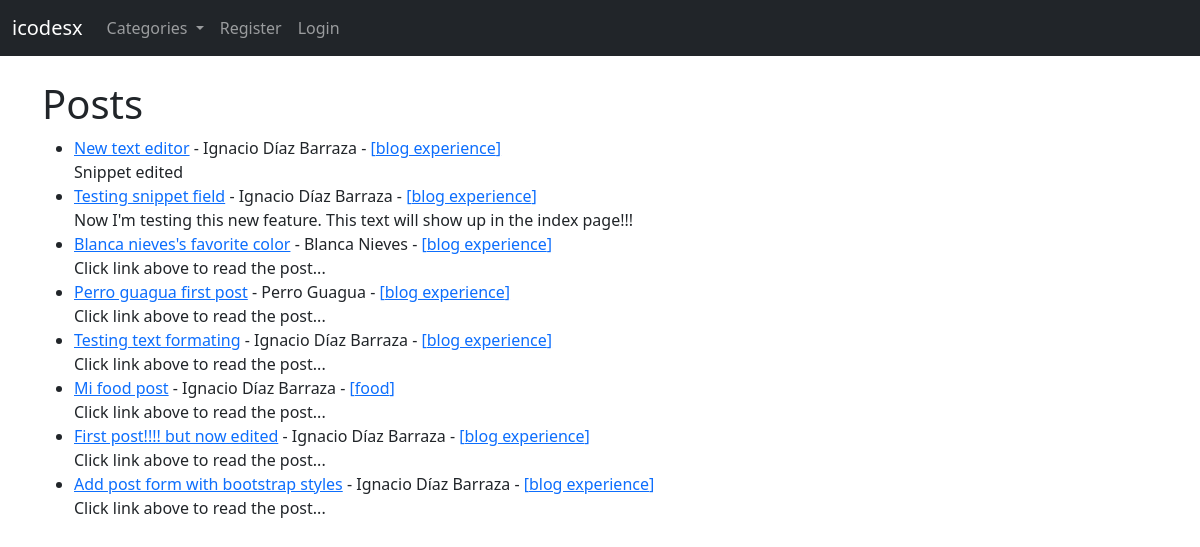
The page / on the database its author committed.
### blogapp/models.py (models this page shows, shortened)
class Post(models.Model):
    title = models.CharField(max_length=255)
    title_tag = models.CharField(max_length=255)
    author = models.ForeignKey(User, on_delete=models.CASCADE)
    body = RichTextField(blank=True, null=True)
    post_date = models.DateField(auto_now_add=True)
    category = models.CharField(max_length=255, default='Blog experience')
    snippet = models.CharField(max_length=255)
    likes = models.ManyToManyField(User, related_name='blog_posts')

### blogapp/views.py (the view)
# urls.py: path('', IndexView.as_view(), name='index'),
class IndexView(ListView):
    model = Post
    template_name = 'index.html'
    ordering = ['-post_date']
    def get_context_data(self, *args, **kwargs):
        cat_menu = Category.objects.all()
        context = super(IndexView, self).get_context_data(*args, **kwargs)
        context['cat_menu'] = cat_menu
        return context

### blogapp/models.py (called while the page is built)
    def __str__(self):
        return self.name

### blogapp/templates/index.html (shortened to what this page needs)
{% extends 'base.html' %}
{% block content %}
    <h1>Posts</h1>
    <ul>
    {% for post in object_list %}
        <li>
            <a href="{% url 'post' post.pk %}">{{ post.title }}</a> -
            {{ post.author.first_name }} {{ post.author.last_name }} -
            <a href="{% url 'category' post.category|slugify %}">[{{ post.category }}]</a>
            <br>
            {{ post.snippet }}
        </li>
    {% endfor %}
    </ul>
{% endblock %}

### rows shown on the page
Post: title "New text editor", author.first_name "Ignacio", author.last_name "Díaz Barraza", category "blog experience", snippet "Snippet edited"
Post: title "Testing snippet field", author.first_name "Ignacio", author.last_name "Díaz Barraza", category "blog experience", snippet "Now I'm testing this new feature. This text will show up in the index page!!!"
Post: title "Blanca nieves's favorite color", author.first_name "Blanca", author.last_name "Nieves", category "blog experience", snippet "Click link above to read the post..."
Post: title "Perro guagua first post", author.first_name "Perro", author.last_name "Guagua", category "blog experience", snippet "Click link above to read the post..."
Post: title "Testing text formating", author.first_name "Ignacio", author.last_name "Díaz Barraza", category "blog experience", snippet "Click link above to read the post..."
Post: title "Mi food post", author.first_name "Ignacio", author.last_name "Díaz Barraza", category "food", snippet "Click link above to read the post..."
Post: title "First post!!!! but now edited", author.first_name "Ignacio", author.last_name "Díaz Barraza", category "blog experience", snippet "Click link above to read the post..."
Post: title "Add post form with bootstrap styles", author.first_name "Ignacio", author.last_name "Díaz Barraza", category "blog experience", snippet "Click link above to read the post..."
